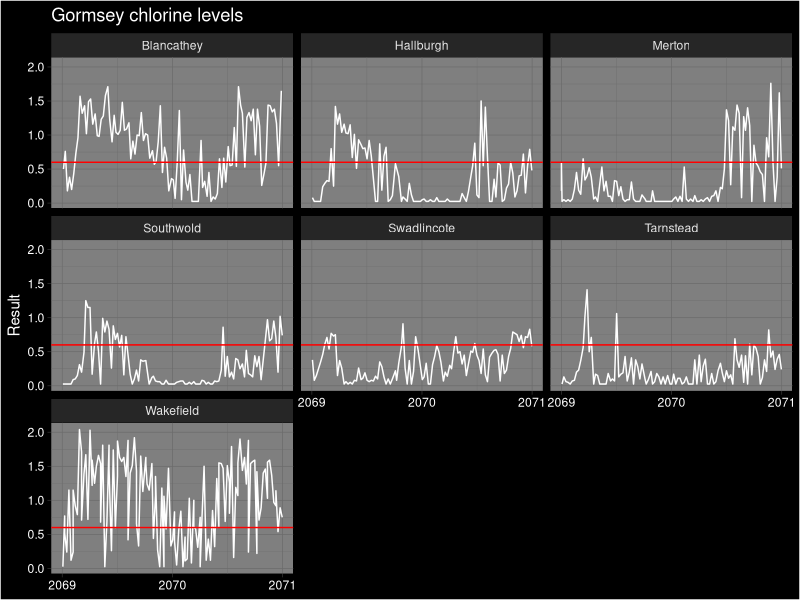

Generate this figure with R:
## ---- chunk 1
knitr::opts_chunk$set(echo = FALSE, warning = FALSE, message = FALSE, dpi = 300)
## ---- chunk 2
library(tidyverse)
labdata <- read_csv("../data/water_quality.csv")
chlorine <- filter(labdata, Measure == "Chlorine Total")
## ---- chunk 3
ggplot(chlorine, aes(Date, Result)) + 
    geom_line(col = "white") + 
    geom_hline(yintercept = 0.6, col = "red") + 
    scale_x_date(date_breaks = "year", date_labels = "%Y") + 
    facet_wrap(~Suburb) + 
    theme_dark() + 
    theme(plot.background = element_rect(fill = "black"),
          title = element_text(colour = "white"),
          axis.text = element_text(colour = "white")) + 
    labs(title = "Gormsey chlorine levels", x = NULL)
## ---- chunk 4
chlorine_suburb <- group_by(chlorine, Suburb)

chlorine_results <- summarise(chlorine_suburb,
                              Minimum = min(Result),
                              Mean = mean(Result),
                              Max = max(Result),
                              Taste = round(sum(Result > 0.6) / n() * 100))

knitr::kable(top_n(arrange(chlorine_results, desc(Taste)), 3), digits = 2,
             col.names = c("Suburb", "Minimum Cl", "Mean Cl", 
                           "Maximum Cl", "Negative taste %"))
